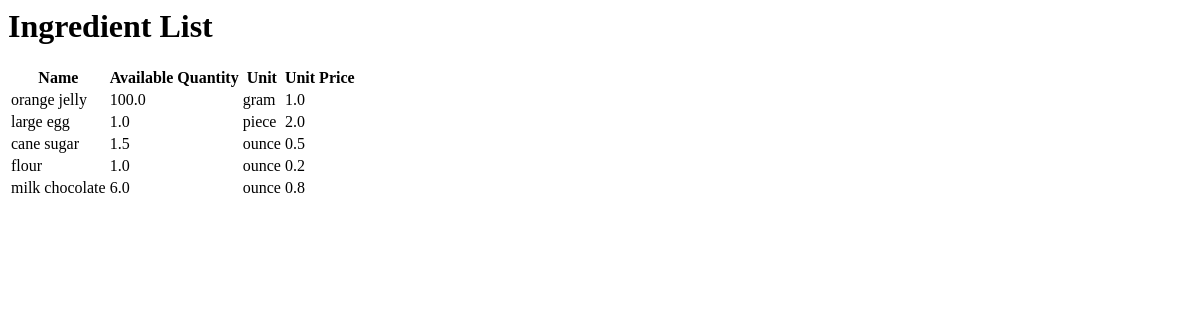
The app's page /inventory/ingredient/, older data.
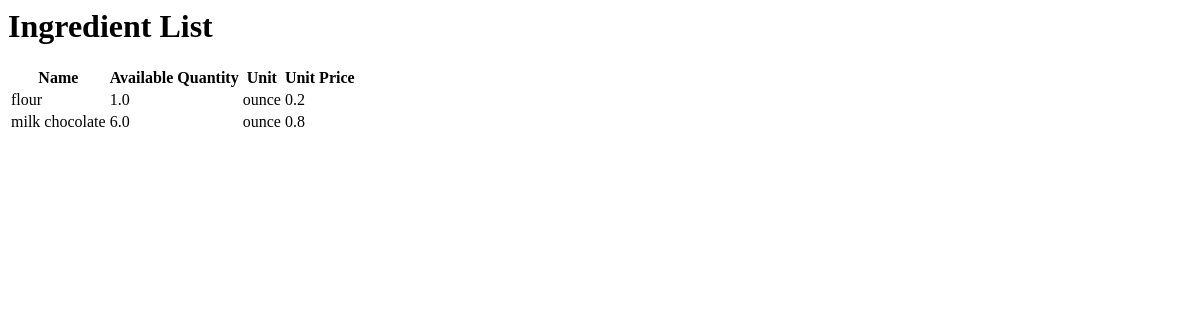
The same page, newer data.
### inventory/models.py (models this page shows)
class Ingredient(models.Model):
  name = models.CharField(max_length=50)
  available_quantity = models.FloatField()
  unit = models.CharField(max_length=30)
  unit_price = models.FloatField()

### inventory/views.py (the view)
# urls.py: path("ingredient/", views.IngredientList.as_view(), name="ingredientlist"),
class IngredientList(ListView):
    model = Ingredient
    template_name = "inventory/ingredient_list.html"

### inventory/templates/inventory/ingredient_list.html
{% block content %}
<h1>Ingredient List</h1>
<table>
    <tr>
        <th>Name</th>
        <th>Available Quantity</th>
        <th>Unit</th>
        <th>Unit Price</th>
    </tr>
    {% for ingredient in ingredient_list %}
    <tr>
      <td>{{ ingredient.name }}</td>
      <td>{{ ingredient.available_quantity }}</td>
      <td>{{ ingredient.unit }}</td>
      <td>{{ ingredient.unit_price }}</td>
    </tr>
    {% endfor %}
</table>
{% endblock %}

Row changes from the older to the newer data that the page shows:
removed Ingredient: name "orange jelly", available_quantity "100.0", unit "gram", unit_price "1.0"
removed Ingredient: name "large egg", available_quantity "1.0", unit "piece", unit_price "2.0"
removed Ingredient: name "cane sugar", available_quantity "1.5", unit "ounce", unit_price "0.5"
